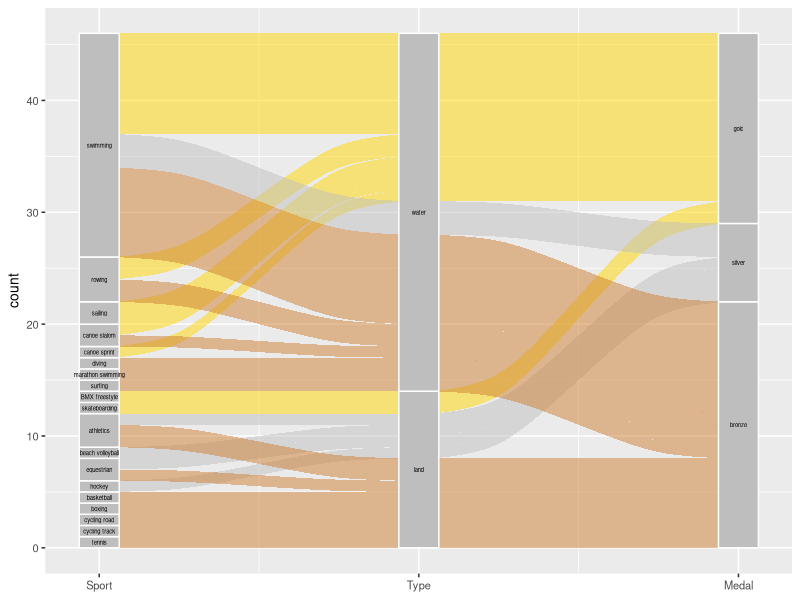
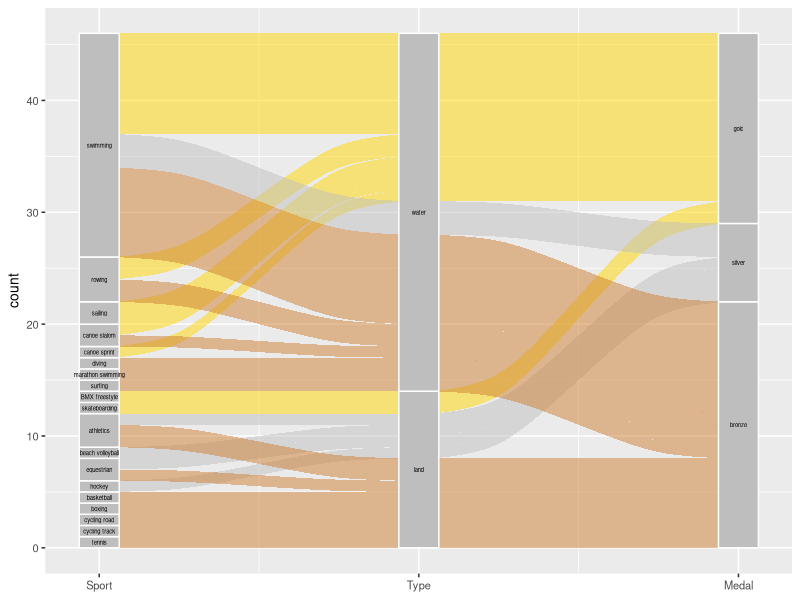

These charts were generated, in order, by the following R code:
# Setup
library('tidyverse')
library('ggalluvial')
library('Cairo')

# Import
gold <- read.csv('gold.csv', header=F)
silver <- read.csv('silver.csv', header=F)
bronze <- read.csv('bronze.csv', header=F)

# Add medal type column
prep <- function(old_df) {
  name <- deparse(substitute(old_df))
  new_df <- mutate(old_df, medal=name)
  return(new_df)
}
gold <- prep(gold)
silver <- prep(silver)
bronze <- prep(bronze)

# Merge
gold %>% 
  union(silver) %>% 
  union(bronze) -> medals
names(medals) = c('name', 'sport', 'event', 'medals')

# Clean up errors
medals %>% 
  mutate(sport=str_replace(sport, ' ', '')) %>% 
  mutate(event=str_replace(event, ' ', '')) -> medals
medals$event[medals$sport == 'men\'s 4x200m freestyle relay'] = 
  'men\'s 4x200m freestyle relay'
medals$sport[medals$sport == 'men\'s 4x200m freestyle relay'] = 'swimming'

# Add feature: sport type
get_type <- function(sport) {
  sport_pattern = '(swimming|rowing|canoe|sailing|surfing|diving)'
  if (str_detect(sport, sport_pattern)) {
    type = 'water'
  } else {
    type = 'land'
  }
  return(type)
}
get_type <- Vectorize(get_type)
medals %>% 
  mutate(type=get_type(sport)) -> medals

# Aggregate by {sport, type, medal} and find count
medals %>% 
  group_by(sport, type, medals) %>% 
  summarise(count=n()) -> tally

# Reorder factor levels for plot
tally$type = factor(tally$type, levels=c('water', 'land'))
tally$medals = factor(tally$medals, levels=c('gold', 'silver', 'bronze'))
tally %>% 
  ungroup() %>% 
  arrange(type, medals, desc(count)) %>% 
  select(sport) %>% 
  unique() -> sport_names
tally$sport = factor(tally$sport, levels=pull(sport_names))

# Build Sankey chart
plot <- ggplot(tally, aes(y=count,
           axis1=sport, axis2=type, axis3=medals)) +
          geom_alluvium(aes(fill=medals), width=1/12) +
          geom_stratum(width=1/8, fill='grey', color='white') +
          geom_text(stat='stratum', aes(label=after_stat(stratum)), size=1.5) +
          scale_x_continuous(breaks=1:3, labels=c("Sport", "Type", "Medal")) +
          scale_fill_manual(values=c('#FFD700', '#C0C0C0', '#CD7f32')) +
          theme(text=element_text(size=10), legend.position="none")  
ggsave('alluvial2.png', height=4, width=6, type='cairo', dpi=400, limitsize=FALSE)
print(plot)
dev.off()
